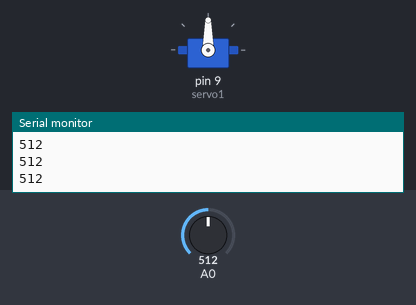
Simulated run of this sketch. Board: Arduino Uno, built with avr-gcc and run on an emulated ATmega328P. Shown: servo, the last lines printed to the serial monitor. The test bench sets the inputs (shaded band); at power-on: A0 = 512.

Above: at 1.2 s.
1.3 s: A0 set to 716
At 2.2 s:
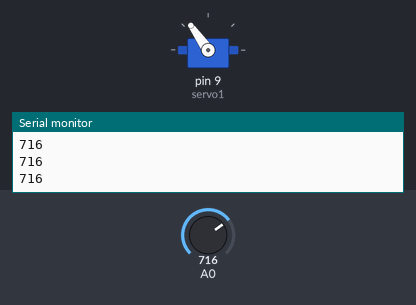
2.9 s: A0 set to 900
At 3.5 s:
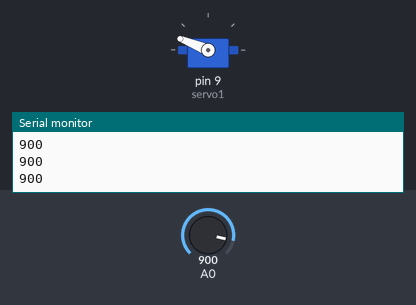
4.5 s: A0 set to 1023
At 4.9 s:
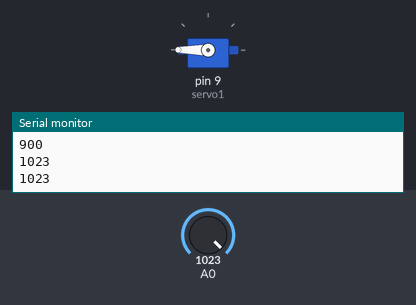
6.1 s: A0 set to 306
At 7.4 s:
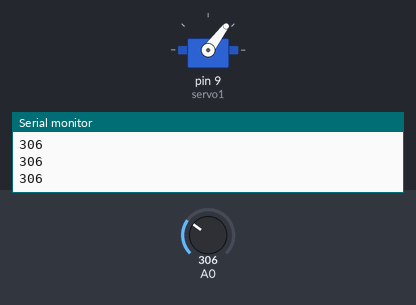
7.7 s: A0 set to 122
At 8.8 s:
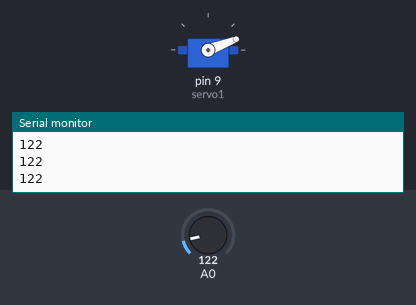
9.3 s: A0 set to 0
At 10.1 s:
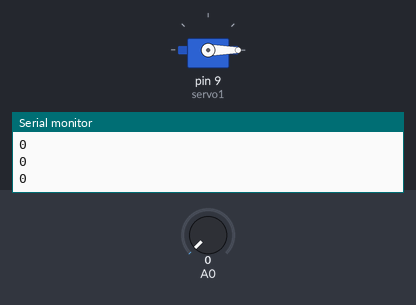
Timing chart, 0 to 11.9 s (numbered marks = the images above; inputs shaded):
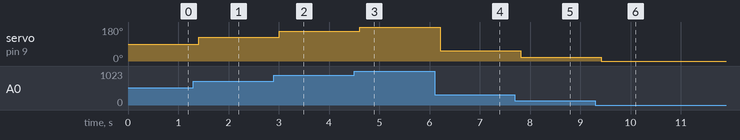

The sketch:

myoware_servotest.ino
```cpp
#include <Servo.h>

Servo servo1;
int sensorvalue = 0;
int mapped_value;
int servo1pos = 0;

void setup ()
{
  servo1.attach(9);
  Serial.begin(115200);
  while (!Serial); // optionally wait for serial terminal to open

}

void loop()
{
  sensorvalue = analogRead(A0); // read the input on analog pin A0
  Serial.println(sensorvalue); // print out the value you read
  mapped_value = map(sensorvalue, 0, 1023, 0, 180); //map values to servo angles
  servo1.write(mapped_value); //write servo to the mapped value
  delay(200); // to avoid overloading
}
```

Measured:
- after the input at 1.3 s, servo on pin 9 (servo1): 90° → 125° after 0.10 s
- after the input at 2.9 s, servo on pin 9 (servo1): 125° → 158° after 0.11 s
- after the input at 4.5 s, servo on pin 9 (servo1): 158° → 180° after 0.11 s
- after the input at 6.1 s, servo on pin 9 (servo1): 180° → 53° after 0.11 s
- after the input at 7.7 s, servo on pin 9 (servo1): 53° → 21° after 0.12 s
- after the input at 9.3 s, servo on pin 9 (servo1): 21° → 0° after 0.12 s
